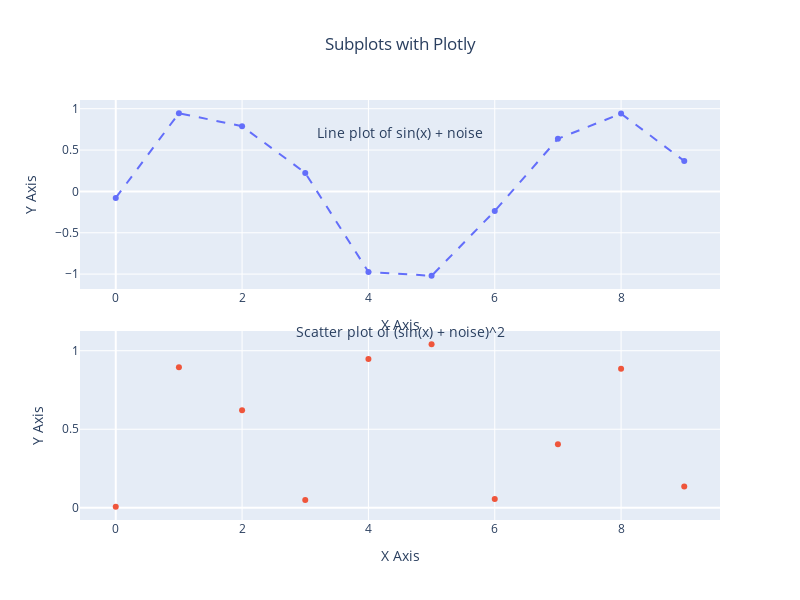

Notebook code for this chart:
### Code cell
import numpy as np
import plotly.offline as pyo

# Generate data
x = np.arange(0, 10, 1)
y = np.sin(x) + np.random.normal(0, 0.1, x.shape)

# Create traces
trace1 = {
    "x": x,
    "y": y,
    "type": "scatter",
    "name": "sin(x) + noise",
    "line": {"dash": "dash"},
    "marker": None,
    "xaxis": "x1",
    "yaxis": "y1",
}

trace2 = {
    "x": x,
    "y": y**2,
    "type": "scatter",
    "mode": "markers",
    "name": "(sin(x) + noise)^2",
    "xaxis": "x2",
    "yaxis": "y2",
}

# Create layout for subplots
layout = {
    "title": {"text": "Subplots with Plotly", "x": 0.5, "xanchor": "center"},
    "height": 600,
    "width": 800,
    "grid": {"rows": 2, "columns": 1, "pattern": "independent"},
    "showlegend": False,  # Hide legend
    "annotations": [
        {
            "text": "Line plot of sin(x) + noise",
            "xref": "paper",
            "yref": "paper",
            "x": 0.5,
            "y": 0.95,
            "xanchor": "center",
            "showarrow": False,
            "font": {"size": 14},
        },
        {
            "text": "Scatter plot of (sin(x) + noise)^2",
            "xref": "paper",
            "yref": "paper",
            "x": 0.5,
            "y": 0.45,
            "xanchor": "center",
            "showarrow": False,
            "font": {"size": 14},
        },
    ],
    "xaxis": {"domain": [0.0, 1.0], "anchor": "y1", "title": "X Axis"},
    "yaxis": {"domain": [0.55, 1.0], "anchor": "x1", "title": "Y Axis"},
    "xaxis2": {"domain": [0.0, 1.0], "anchor": "y2", "title": "X Axis"},
    "yaxis2": {"domain": [0.0, 0.45], "anchor": "x2", "title": "Y Axis"},
}

# Create figure with subplots
fig = {"data": [trace1, trace2], "layout": layout}
pyo.plot_mpl
# Plot the figure in the notebook
pyo.iplot(fig)

### Figure 1 — Plotly figure (JSON) as saved in the notebook; plotly's stock layout.template omitted (floating-point values rounded to 4 significant figures)
{"data": [{"line": {"dash": "dash"}, "name": "sin(x) + noise", "type": "scatter", "x": [0, 1, 2, 3, 4, 5, 6, 7, 8, 9], "xaxis": "x", "y": [-0.07897, 0.9456, 0.7877, 0.2238, -0.9733, -1.021, -0.2373, 0.6361, 0.9407, 0.3678], "yaxis": "y"}, {"mode": "markers", "name": "(sin(x) + noise)^2", "type": "scatter", "x": [0, 1, 2, 3, 4, 5, 6, 7, 8, 9], "xaxis": "x2", "y": [0.006237, 0.8941, 0.6204, 0.05011, 0.9474, 1.041, 0.0563, 0.4047, 0.8849, 0.1353], "yaxis": "y2"}], "layout": {"annotations": [{"font": {"size": 14}, "showarrow": false, "text": "Line plot of sin(x) + noise", "x": 0.5, "xanchor": "center", "xref": "paper", "y": 0.95, "yref": "paper"}, {"font": {"size": 14}, "showarrow": false, "text": "Scatter plot of (sin(x) + noise)^2", "x": 0.5, "xanchor": "center", "xref": "paper", "y": 0.45, "yref": "paper"}], "grid": {"columns": 1, "pattern": "independent", "rows": 2}, "height": 600, "showlegend": false, "title": {"text": "Subplots with Plotly", "x": 0.5, "xanchor": "center"}, "width": 800, "xaxis": {"anchor": "y", "domain": [0, 1], "title": {"text": "X Axis"}}, "xaxis2": {"anchor": "y2", "domain": [0, 1], "title": {"text": "X Axis"}}, "yaxis": {"anchor": "x", "domain": [0.55, 1], "title": {"text": "Y Axis"}}, "yaxis2": {"anchor": "x2", "domain": [0, 0.45], "title": {"text": "Y Axis"}}}}
